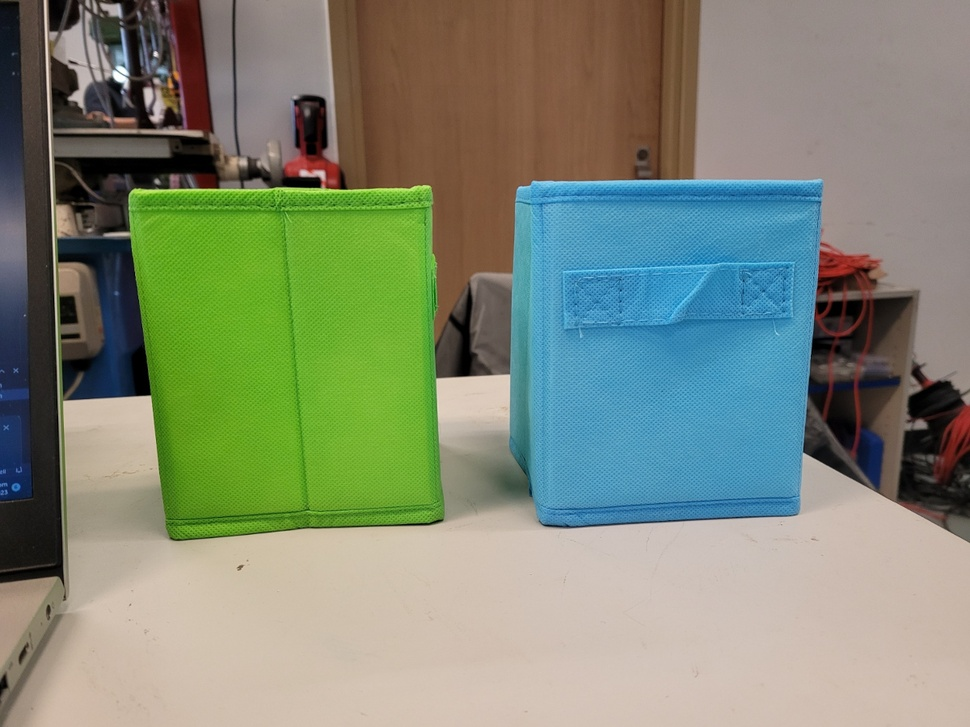
#> input picture CAM/bluegreen.jpg, 970 x 727 px, shrunk from 1200 x 900 before the run, given in place of the camera
$ python detect.py
#> lines starting #> are read from the running program, lines starting #| are printed output that depends on the picture; after the words box and inside, x2 and y2 are one past the last pixel; in counts of white or black regions, pixels touching at a corner belong together
# Import the required modules
import cv2
import numpy as np

# Define the color boundaries in HSV
lower_red = np.array([0, 168, 183])
higher_red = np.array([25, 255, 255])

lower_blue = np.array([90, 168,183])
higher_blue = np.array([150, 255, 255])

lower_green = np.array([40, 168, 183])
higher_green = np.array([90, 255, 255])

# Define a flag to switch between red and blue detection
red_flag = True

# Define a flag to toggle between raw and processed output
mask_flag = False
0
# Capture the video from the camera
cap = cv2.VideoCapture(0)

# Loop until the user presses 'q' key
while True:
    # Read a frame from the camera
    ret, frame = cap.read()
#> frame is the input picture: shape (727, 970, 3); mean B, G, R 117.1, 137.5, 128.1

    # Check if the frame is valid
    if not ret:
        break

    # Convert the frame to HSV color space
    hsv = cv2.cvtColor(frame, cv2.COLOR_BGR2HSV)
#> hsv: shape (727, 970, 3); mean H, S, V 37.4, 94.5, 155

    # Apply a green mask to the frame to extract the region of interest
    green_mask = cv2.inRange(hsv, lower_green, higher_green)
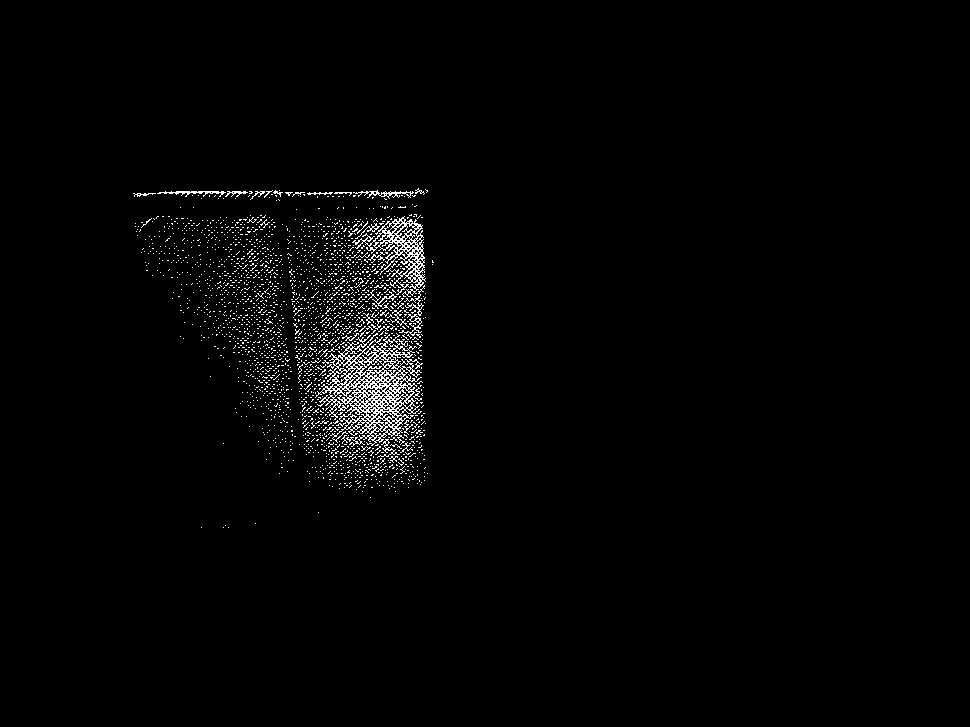
#> green_mask: shape (727, 970); 1.8% white in thin lines or dots, all inside (x1, y1, x2, y2) = (133, 188, 434, 528)

    # Find the contours of the green regions
    green_contours, _ = cv2.findContours(green_mask, cv2.RETR_EXTERNAL, cv2.CHAIN_APPROX_SIMPLE)
#> green_contours = 2291 contours, 2280 with area under 20; largest, box (x1, y1, x2, y2) and area: (315, 333, 423, 447) 6256, (352, 216, 426, 297) 2038, (353, 190, 414, 199) 108, (157, 191, 226, 197) 87, (399, 314, 422, 336) 72

    # Check if any green contour is found
    if green_contours:
        # Find the largest green contour
        max_area = 0
        max_contour = None
        for contour in green_contours:
            area = cv2.contourArea(contour)
            if area > max_area:
                max_area = area
                max_contour = contour
#> this loop made 2291 passes
#> (area, max_area) on passes 322, 923: (28.5, 28.5), (6256, 6256)
#> after the loop, max_area = 6256; max_contour = contour of 1143 points, box (x1, y1, x2, y2) (315, 333, 423, 447), area 6256

        # Compute the minimum bounding rectangle of the largest green contour
        x, y, w, h = cv2.boundingRect(max_contour)
#> x = 315; y = 333; w = 108; h = 114

        # Add some padding to the rectangle
        pad = 20
        x = max(0, x - pad)
#> x = 295
        y = max(0, y - pad)
#> y = 313
        w = min(frame.shape[1] - x, w + 2 * pad)
#> w = 148
        h = min(frame.shape[0] - y, h + 2 * pad)
#> h = 154

        # Draw the rectangle on the frame
        cv2.rectangle(frame, (x, y), (x + w, y + h), (0, 255, 0), 2)
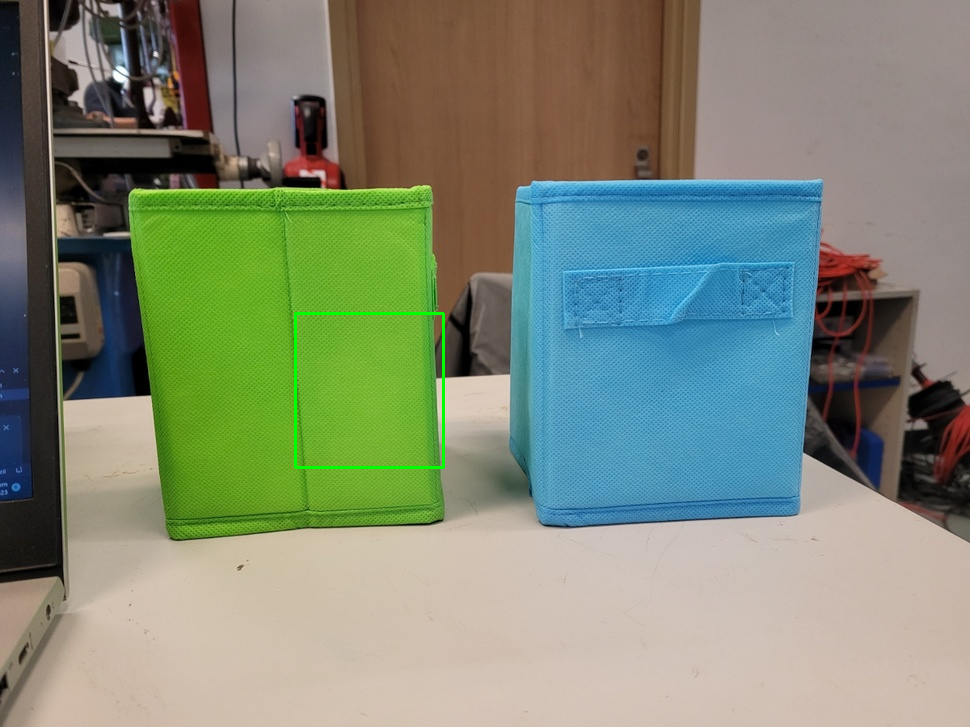
#> frame: shape (727, 970, 3); 0.26% of pixels changed, all inside (x1, y1, x2, y2) = (294, 312, 445, 469)

        # Crop the region of interest from the frame
        roi = frame[y:y + h, x:x + w]
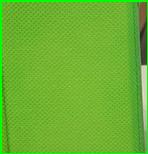
#> roi: shape (154, 148, 3); mean B, G, R 47.7, 177.8, 106.5

        # Convert the region of interest to HSV color space
        roi_hsv = cv2.cvtColor(roi, cv2.COLOR_BGR2HSV)
#> roi_hsv: shape (154, 148, 3); mean H, S, V 45.3, 185, 178.3

        # Apply a red or blue mask to the region of interest depending on the flag
        if red_flag:
            color_mask = cv2.inRange(roi_hsv, lower_red, higher_red)
#> color_mask: shape (154, 148); every value is 0
        else:
            color_mask = cv2.inRange(roi_hsv, lower_blue, higher_blue)

        # Find the contours of the red or blue regions
        color_contours, _ = cv2.findContours(color_mask, cv2.RETR_EXTERNAL, cv2.CHAIN_APPROX_SIMPLE)
#> color_contours = []

        # Check if any red or blue contour is found
        if color_contours:
            # Initialize a list to store the rectangles and their centers
            rects = []

            # Loop through each contour
            for contour in color_contours:
                # Compute the minimum bounding rectangle of the contour
                rect = cv2.minAreaRect(contour)

                # Convert the rectangle to a list of four vertices
                box = cv2.boxPoints(rect)
                box = np.int0(box)

                # Calculate the center point of the rectangle
                cx = int(rect[0][0])
                cy = int(rect[0][1])

                # Append the rectangle and its center to the list
                rects.append((box, (cx, cy)))

            # Sort the rectangles by their x-coordinates of the centers
            rects.sort(key=lambda x: x[1][0])

            # Initialize a boolean array to store the color encoding
            color_array = []

            # Loop through each rectangle
            for i, (box, center) in enumerate(rects):
                # Draw the rectangle on the region of interest
                cv2.drawContours(roi, [box], 0, (0, 0, 255), 2)

                # Annotate the rectangle with a number
                cv2.putText(roi, str(i + 1), center, cv2.FONT_HERSHEY_SIMPLEX, 1, (255, 255, 255), 2)

                # Classify the color of the rectangle and append it to the array
                if red_flag:
                    color_array.append(1)
                else:
                    color_array.append(0)

            # Display the color array on the frame
            cv2.putText(frame, str(color_array), (10, 50), cv2.FONT_HERSHEY_SIMPLEX, 2, (255, 255, 255), 2)

    # Check if the user presses 'c' key to switch between red and blue detection
    if cv2.waitKey(1) & 0xFF == ord('c'):
#> (key q is pressed here)
        red_flag = not red_flag

    # Check if the user presses 'm' key to toggle between raw and processed output
    if cv2.waitKey(1) & 0xFF == ord('m'):
#> (key q is pressed here)
        mask_flag = not mask_flag

    # Check if the user presses 'q' key to quit the program
    if cv2.waitKey(1) & 0xFF == ord('q'):
#> (key q is pressed here)
        break

    # Display the frame or the mask depending on the flag
    if mask_flag:
        cv2.imshow('Mask', color_mask)
    else:
        cv2.imshow('Frame', frame)

# Release the camera and destroy the windows
cap.release()
cv2.destroyAllWindows()

$ run again, on CAM/redgreen.jpg
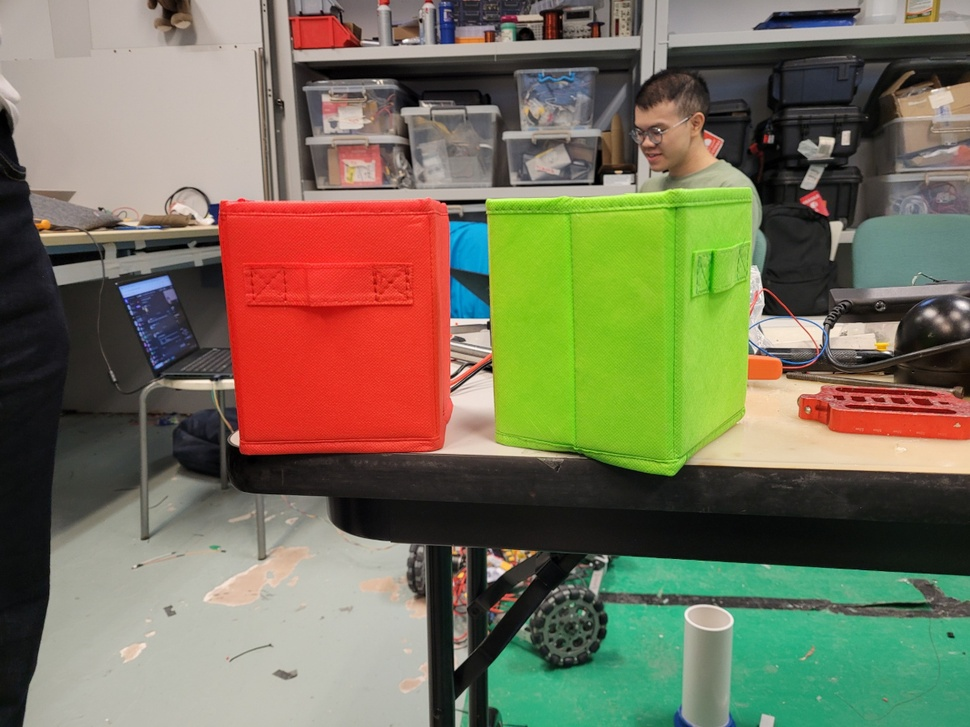
#> input picture CAM/redgreen.jpg, 970 x 727 px, shrunk from 1200 x 900 before the run, given in place of the camera
#> frame is the input picture: shape (727, 970, 3); mean B, G, R 90.1, 113.7, 118.3
#> hsv: shape (727, 970, 3); mean H, S, V 40.5, 81.3, 135.1
#> green_mask: shape (727, 970); 7.5% white; 206 white regions (194 under 20 px)
#> green_contours = 202 contours, 194 with area under 20; largest, box (x1, y1, x2, y2) and area: (496, 204, 749, 461) 51149, (490, 191, 749, 213) 1658, (619, 458, 681, 475) 306, (697, 262, 709, 290) 104, (610, 607, 631, 632) 92, (660, 608, 683, 619) 45, (625, 607, 648, 617) 34, (491, 210, 516, 213) 20
#> the loop `for contour in green_contours:` made 202 passes
#> (area, max_area) on passes 50, 54, 88, 188: (45, 45), (92, 92), (305.5, 305.5), (51149, 51149)
#> after the loop `for contour in green_contours:`: max_area = 51149; max_contour = contour of 1043 points, box (x1, y1, x2, y2) (496, 204, 749, 461), area 51149
#> `x, y, w, h = cv2.boundingRect(max_contour)`: x = 496; y = 204; w = 253; h = 257
#> `x = max(0, x - pad)`: x = 476
#> `y = max(0, y - pad)`: y = 184
#> `w = min(frame.shape[1] - x, w + 2 * pad)`: w = 293
#> `h = min(frame.shape[0] - y, h + 2 * pad)`: h = 297
#> roi_hsv: shape (297, 293, 3); mean H, S, V 39.6, 174.6, 187.7
#> color_mask: shape (297, 293); 0.49% white; 3 white regions (2 under 20 px)
#> color_contours = 3 contours, 2 with area under 20; largest, box (x1, y1, x2, y2) and area: (271, 174, 292, 196) 368
#> the loop `for contour in color_contours:` made 3 passes
#> (rect, box, cx, cy) on passes 2 to 3: (((281.4, 184.7), (20.46, 20.27), -86.42), [[290, 195], [270, 194], [271, 173], [292, 175]], 281, 184), (((12, 174), (9.98, 1.66), -33.69), [[8, 177], [7, 176], [15, 170], [16, 171]], 11, 173)
#> after the loop `for contour in color_contours:`: rects = [([[2, 181], [2, 181], [3, 180], [3, 180]], (2, 180)), ([[290, 195], [270, 194], [271, 173], [292, 175]], (281, 184)), ([[8, 177], [7, 176], [15, 170], [16, 171]], (11, 173))]
#> the loop `for i, (box, center) in enumerate(rects):` made 3 passes
#> (box, center) on passes 1 to 3: ([[2, 181], [2, 181], [3, 180], [3, 180]], (2, 180)), ([[8, 177], [7, 176], [15, 170], [16, 171]], (11, 173)), ([[290, 195], [270, 194], [271, 173], [292, 175]], (281, 184))
#> after the loop `for i, (box, center) in enumerate(rects):`:
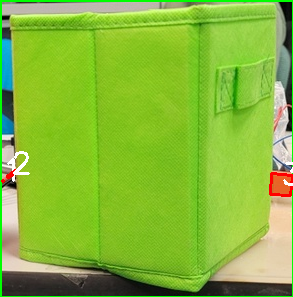
#> roi: shape (297, 293, 3); mean B, G, R 56.8, 184.4, 133.8
#> after the loop `for i, (box, center) in enumerate(rects):`: color_array = [1, 1, 1]
#> `cv2.putText(frame, str(color_array), (10, 50), cv2.FONT_HERSHEY_SIMPLE..`:
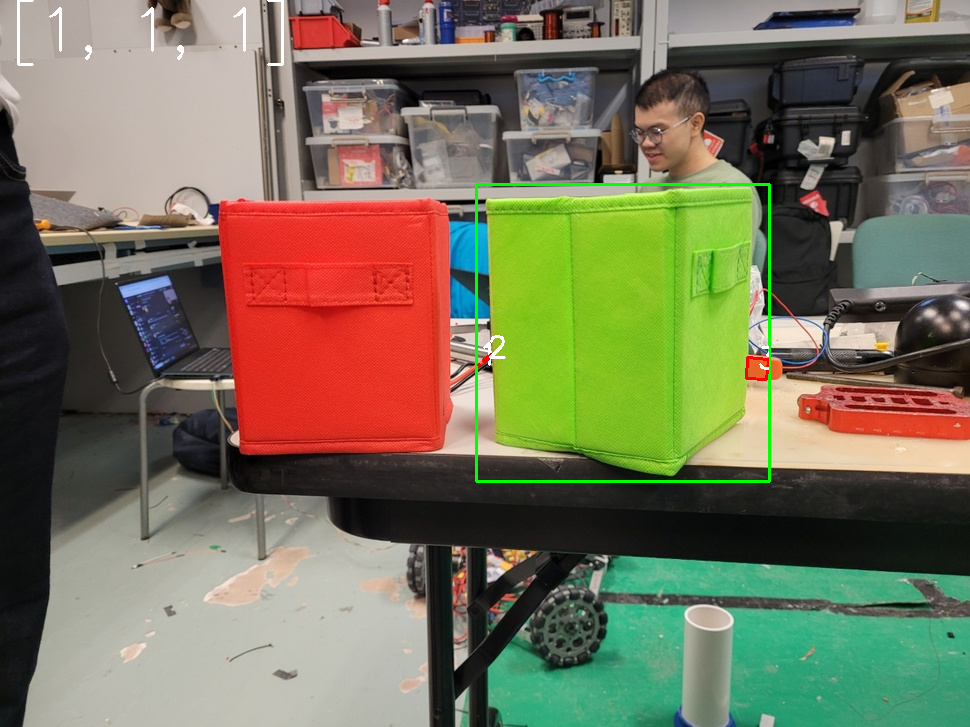
#> frame: shape (727, 970, 3); mean B, G, R 89.8, 114.6, 118
